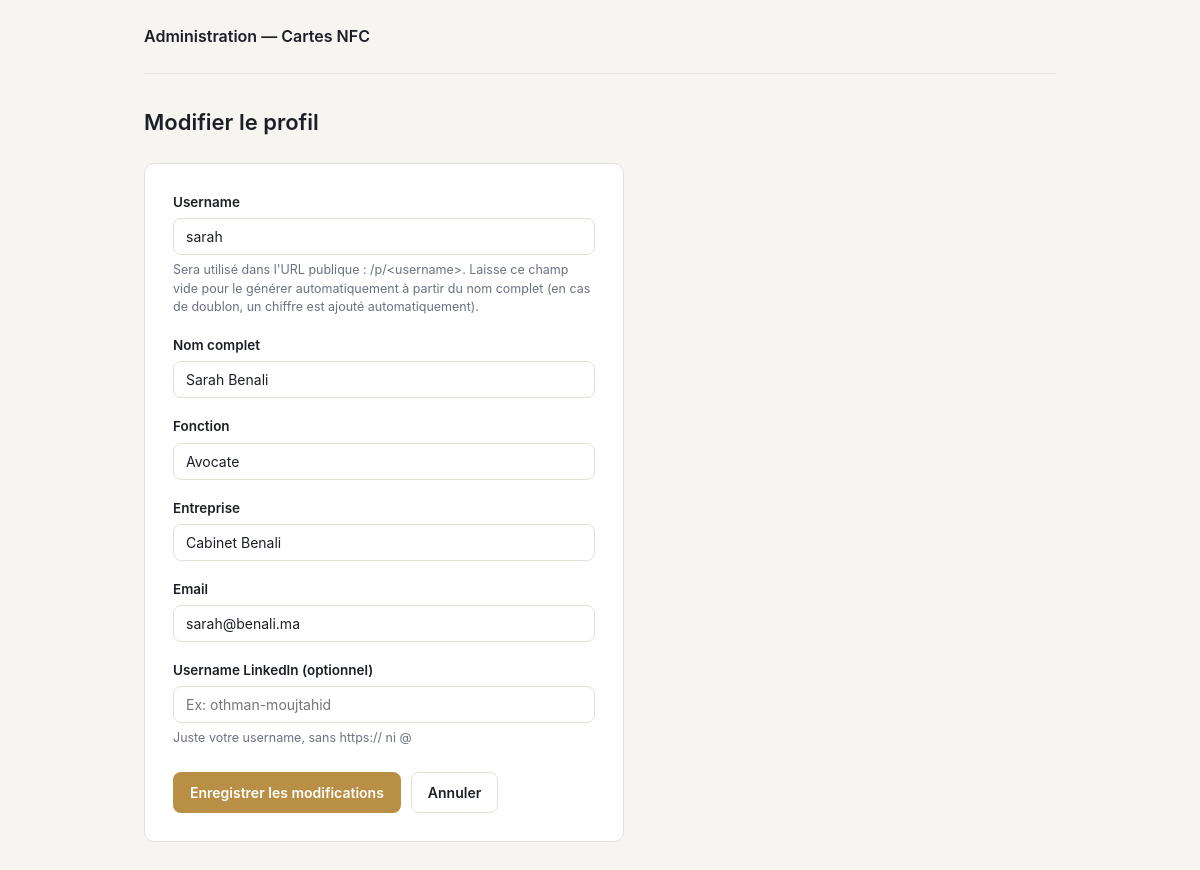
The app's page /admin/3/edit with its own data.
### models.py (models this page shows, shortened)
class Profile(db.Model):
    __tablename__ = "profiles"
    id        = db.Column(db.Integer, primary_key=True)
    username  = db.Column(db.String(50), unique=True, nullable=False)
    full_name = db.Column(db.String(100), nullable=False)
    job_title = db.Column(db.String(100), nullable=False)
    company   = db.Column(db.String(100), nullable=False)
    email     = db.Column(db.String(120), nullable=False)
    linkedin  = db.Column(db.String(100), nullable=True)

### app.py (the view, shortened to what this page needs)
@app.route("/admin/<int:profile_id>/edit", methods=["GET", "POST"])
def admin_edit(profile_id):
    profile = Profile.query.get_or_404(profile_id)
    if request.method == "GET":
        form_data = {
            "username": profile.username,
            "full_name": profile.full_name,
            "job_title": profile.job_title,
            "company": profile.company,
            "email": profile.email,
            "linkedin": profile.linkedin or "",
        }
        return render_template("admin/form.html", profile=profile, form_data=form_data)

### templates/admin/form.html (shortened to what this page needs)
{% extends "admin/base.html" %}
{% block content %}
  <h1 class="admin-title">{{ "Modifier le profil" if profile else "Créer un profil" }}</h1>
  <form
    class="admin-form"
    method="POST"
    action="{{ url_for('admin_edit', profile_id=profile.id) if profile else url_for('admin_create') }}"
  >
    <div class="form-row">
      <label for="username">Username</label>
      <input
        type="text"
        id="username"
        name="username"
        value="{{ form_data.username }}"
        placeholder="ex: othman (laisse vide pour générer automatiquement)"
      >
      <p class="form-hint">Sera utilisé dans l'URL publique : /p/&lt;username&gt;. Laisse ce champ vide pour le générer automatiquement à partir du nom complet (en cas de doublon, un chiffre est ajouté automatiquement).</p>
    </div>
    <div class="form-row">
      <label for="full_name">Nom complet</label>
      <input
        type="text"
        id="full_name"
        name="full_name"
        value="{{ form_data.full_name }}"
        placeholder="ex: Othman Moujtahid"
        required
      >
    </div>
    <div class="form-row">
      <label for="job_title">Fonction</label>
      <input
        type="text"
        id="job_title"
        name="job_title"
        value="{{ form_data.job_title }}"
        placeholder="ex: Consultant"
        required
      >
    </div>
    <div class="form-row">
      <label for="company">Entreprise</label>
      <input
        type="text"
        id="company"
        name="company"
        value="{{ form_data.company }}"
        placeholder="ex: ABC Consulting"
        required
      >
    </div>
    <div class="form-row">
      <label for="email">Email</label>
      <input
        type="email"
        id="email"
        name="email"
        value="{{ form_data.email }}"
        placeholder="ex: othman@abc.ma"
        required
      >
    </div>
    <div class="form-row">
      <label for="linkedin">Username LinkedIn (optionnel)</label>
      <input
        type="text"
        id="linkedin"
        name="linkedin"
        value="{{ form_data.linkedin }}"
        placeholder="Ex: othman-moujtahid"
      >
      <p class="form-hint">Juste votre username, sans https:// ni @</p>
    </div>
    <div class="form-actions">
      <button type="submit" class="btn btn-primary">
        {{ "Enregistrer les modifications" if profile else "Créer le profil" }}
      </button>
      <a href="{{ url_for('admin_list') }}" class="btn btn-ghost">Annuler</a>
    </div>
  </form>
{% endblock %}

### static/admin.css (style rules this page uses)
:root { --admin-bg: #f6f5f2; --admin-surface: #ffffff; --admin-border: #e4e1d9; --admin-ink: #1c1f26; --admin-ink-soft: #6b7280; --admin-accent: #b98f45; --admin-accent-hover: #a67c38; --admin-danger: #b3413a; --admin-danger-hover: #97332d; --admin-radius: 10px; }
* { box-sizing: border-box; }
body { margin: 0; background: var(--admin-bg); color: var(--admin-ink); font-family: "Inter", -apple-system, BlinkMacSystemFont, "Segoe UI", sans-serif; font-size: 15px; line-height: 1.5; }
.admin-title { font-size: 22px; font-weight: 600; margin: 0 0 24px; }
.btn { display: inline-block; padding: 9px 16px; border-radius: 8px; font-size: 14px; font-weight: 600; text-decoration: none; border: 1px solid transparent; cursor: pointer; font-family: inherit; }
.btn-primary { background: var(--admin-accent); color: #ffffff; }
.btn-ghost { background: transparent; color: var(--admin-ink); border-color: var(--admin-border); }
.admin-form { background: var(--admin-surface); border: 1px solid var(--admin-border); border-radius: var(--admin-radius); padding: 28px; max-width: 480px; }
.form-row { margin-bottom: 18px; }
.form-row label { display: block; font-weight: 600; font-size: 13.5px; margin-bottom: 6px; }
.form-row input { width: 100%; padding: 9px 12px; border: 1px solid var(--admin-border); border-radius: 8px; font-size: 14px; font-family: inherit; color: var(--admin-ink); }
.form-hint { margin: 6px 0 0; font-size: 12.5px; color: var(--admin-ink-soft); }
.form-actions { display: flex; gap: 10px; margin-top: 24px; }

### records on screen
Profile: username "sarah", full_name "Sarah Benali", job_title "Avocate", company "Cabinet Benali", email "sarah@benali.ma"

### other values on screen
{{ "Modifier le profil" if profile else "Créer un profil" }} "Modifier le profil"
{{ "Enregistrer les modifications" if profile else "Créer le profil" }} "Enregistrer les modifications"
